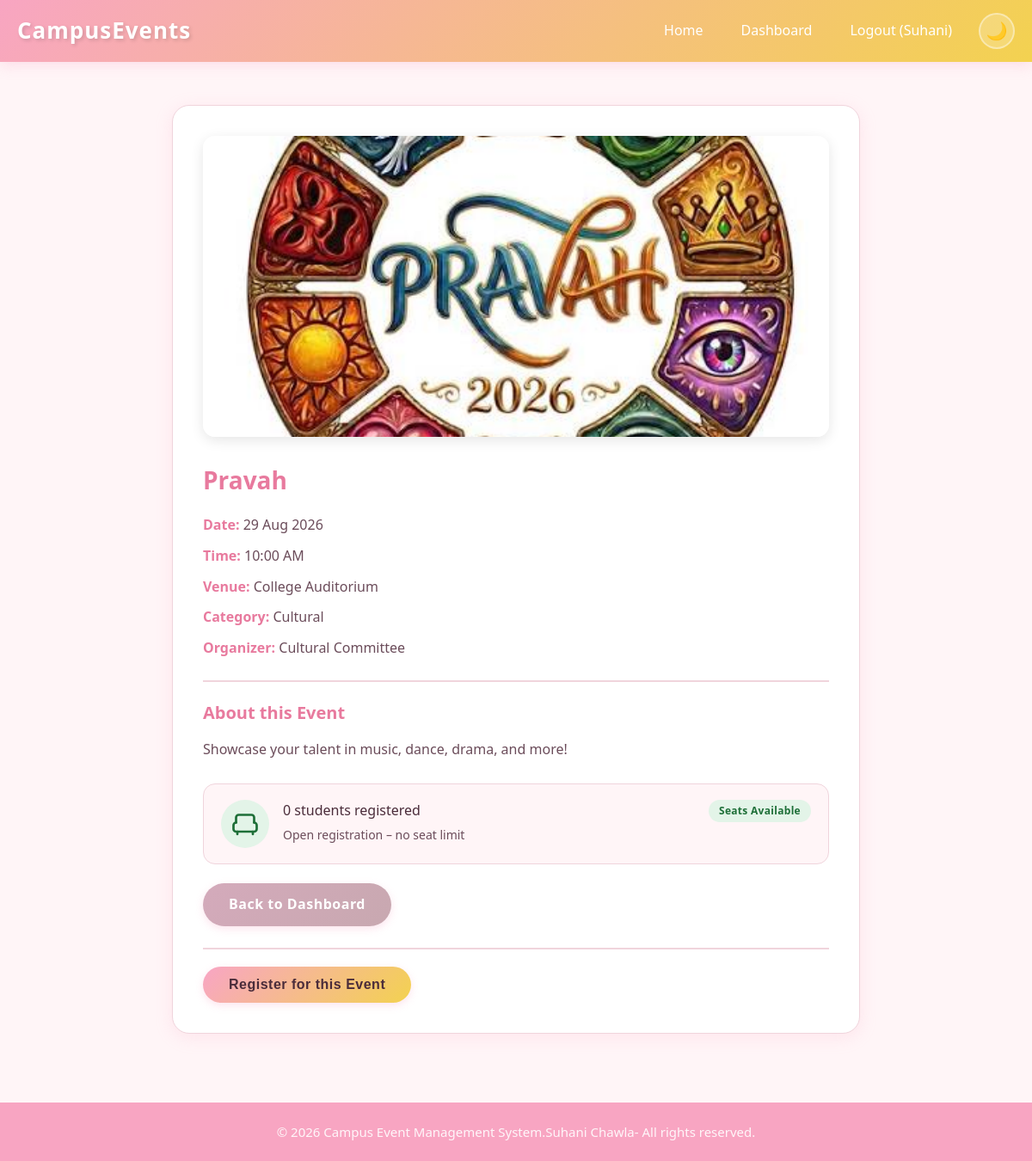
/dashboard.php?view=2 (signed in), run on the app's committed database.
### tables this page shows
CREATE TABLE `events` (
  `id` int(11) NOT NULL,
  `title` varchar(200) NOT NULL,
  `description` text DEFAULT NULL,
  `event_date` date NOT NULL,
  `event_time` time DEFAULT NULL,
  `venue` varchar(200) DEFAULT NULL,
  `category` varchar(100) DEFAULT NULL,
  `organizer` varchar(100) DEFAULT NULL,
  `image` varchar(255) DEFAULT NULL,
  `created_at` timestamp NOT NULL DEFAULT current_timestamp()
);

### includes/event_helpers.php (called while the page is built, shortened)
<?php
function seat_data($registered_count, $capacity) {
    $registered_count = max(0, (int) $registered_count);
    $capacity         = (int) $capacity;
    if ($capacity <= 0) {
        return array(
            'unlimited'  => true,
            'registered' => $registered_count,
            'capacity'   => 0,
            'available'  => null,
            'percent'    => 0,
            'label'      => 'Seats Available',
            'class'      => 'status-available'
        );
    }
    $available = max(0, $capacity - $registered_count);
    $percent   = min(100, (int) round(($registered_count / $capacity) * 100));
    return array(
        'unlimited'  => false,
        'registered' => $registered_count,
        'capacity'   => $capacity,
        'available'  => $available,
        'percent'    => $percent,
        'label'      => $label,
        'class'      => $class
    );
}

### dashboard.php (the view, shortened to what this page needs)
<?php
include 'includes/config.php';
$user_id = $_SESSION['user_id'];
if (isset($_GET['view'])) {
    $event_id = (int) $_GET['view'];
    $event = null;
    $stmt = mysqli_prepare($conn, "SELECT e.*, COUNT(r.id) AS registered_count FROM events e LEFT JOIN registrations r ON r.event_id = e.id WHERE e.id = ? GROUP BY e.id");
    if ($stmt) {
        mysqli_stmt_bind_param($stmt, "i", $event_id);
        if (mysqli_stmt_execute($stmt)) {
            $res = mysqli_stmt_get_result($stmt);
            $event = $res ? mysqli_fetch_assoc($res) : null;
        }
    }
    include_once 'includes/event_helpers.php';
    $already_registered = false;
    $check = mysqli_prepare($conn, "SELECT id FROM registrations WHERE user_id = ? AND event_id = ?");
    if ($check) {
        mysqli_stmt_bind_param($check, "ii", $user_id, $event_id);
        mysqli_stmt_execute($check);
        mysqli_stmt_store_result($check);
        $already_registered = mysqli_stmt_num_rows($check) > 0;
    }
    $seats   = seat_data(isset($event['registered_count']) ? $event['registered_count'] : 0, isset($event['capacity']) ? $event['capacity'] : 0);
    $is_full = !$seats['unlimited'] && $seats['available'] === 0;
    $img = $event['image'] ? "uploads/" . $event['image'] : "";
    include 'includes/header.php';
    $reg_section = "";
    if ($already_registered) {
        $reg_section .= '<div class="alert alert-info">You are already registered for this event.</div>';
    } elseif ($is_full) {
        $reg_section .= '<button type="button" class="btn btn-primary btn-disabled" disabled>Event Full</button>';
    } else {
        $reg_section = '<form method="POST"><button type="submit" name="register_event" class="btn btn-primary">Register for this Event</button></form>' . $reg_section;
    }
    if ($seats['unlimited']) {
        $seat_component = '<div class="seat-info status-available">'
            . '<div class="seat-icon" aria-hidden="true"><svg xmlns="http://www.w3.org/2000/svg" viewBox="0 0 24 24" fill="none" stroke="currentColor" stroke-width="1.8" stroke-linecap="round" stroke-linejoin="round" width="36" height="36"><path d="M5 11V7a2 2 0 0 1 2-2h10a2 2 0 0 1 2 2v4"/><path d="M5 11a2 2 0 0 0-2 2v3a2 2 0 0 0 2 2h14a2 2 0 0 0 2-2v-3a2 2 0 0 0-2-2"/><path d="M6 18v2"/><path d="M18 18v2"/></svg></div>'
            . '<div class="seat-details">'
            . '<div class="seat-headline"><p class="seat-filled">' . $seats['registered'] . ' students registered</p>'
            . '<span class="status-badge ' . $seats['class'] . '">' . $seats['label'] . '</span></div>'
            . '<p class="seat-remaining">Open registration &ndash; no seat limit</p>'
            . '</div></div>';
    }
    ?>
    <div class="event-detail">
        <?php if ($img): ?><img src="<?= $img ?>" alt="<?= $event['title'] ?>" class="event-detail-img"><?php endif; ?>
        <h1><?= $event['title'] ?></h1>
        <div class="event-info">
            <p><strong>Date:</strong> <?= date("d M Y", strtotime($event['event_date'])) ?></p>
            <p><strong>Time:</strong> <?= date("h:i A", strtotime($event['event_time'])) ?></p>
            <p><strong>Venue:</strong> <?= $event['venue'] ?></p>
            <p><strong>Category:</strong> <?= $event['category'] ?></p>
            <p><strong>Organizer:</strong> <?= $event['organizer'] ?></p>
        </div>
        <div class="event-description">
            <h3>About this Event</h3>
            <p><?= nl2br($event['description']) ?></p>
        </div>
        <?= $seat_component ?>
        <p><a href="dashboard.php" class="btn btn-secondary">Back to Dashboard</a></p>
        <div class="event-register-section"><?= $reg_section ?></div>
    </div>
    <?php include 'includes/footer.php';
    exit();
}
include 'includes/header.php';
include_once 'includes/event_helpers.php';
?>
<?php include 'includes/footer.php'; ?>

### assets/css/style.css (style rules this page uses)
:root { --bg-primary: #fff5f7; --bg-secondary: #fff; --bg-card: #fff; --bg-navbar: linear-gradient(135deg, #f8a5c2, #f3d250); --bg-hero: linear-gradient(135deg, #f8a5c2, #f3d250); --bg-footer: #f8a5c2; --text-primary: #4a2c3a; --text-secondary: #6b4c5a; --text-light: #fff; --hero-text-color: #4a2c3a; --border-color: #f0d4dc; --shadow: 0 4px 20px rgba(248, 165, 194, 0.2); --shadow-hover: 0 8px 30px rgba(248, 165, 194, 0.3); --accent-pink: #f8a5c5; --accent-yellow: #f3d250; --accent-pink-dark: #e87a9e; --accent-yellow-dark: #e0c040; --input-bg: #fff; --table-hover: #fef0f4; --table-border: #f0d4dc; --alert-success-bg: #e8f8e8; --alert-success-text: #2d6a2d; --alert-error-bg: #fde8e8; --alert-error-text: #8a2d2d; --alert-info-bg: #e8f0fe; --alert-info-text: #2d5a8a; }
* { margin: 0; padding: 0; box-sizing: border-box; }
body { font-family: 'Segoe UI', Tahoma, Geneva, Verdana, sans-serif; background-color: var(--bg-primary); color: var(--text-primary); line-height: 1.6; transition: background-color 0.4s ease, color 0.4s ease; }
a { text-decoration: none; color: var(--accent-pink-dark); }
.btn { display: inline-block; padding: 12px 30px; border-radius: 50px; font-size: 16px; cursor: pointer; border: none; transition: all 0.3s ease; font-weight: 600; letter-spacing: 0.5px; box-shadow: 0 3px 10px rgba(248, 165, 194, 0.3); }
.btn-primary { background: linear-gradient(135deg, var(--accent-pink), var(--accent-yellow)); color: #4a2c3a; }
.btn-secondary { background: linear-gradient(135deg, #d4aabb, #c8a8b0); color: #fff; }
.event-detail { max-width: 800px; margin: 30px auto; background: var(--bg-card); padding: 35px; border-radius: 20px; box-shadow: var(--shadow); border: 1px solid var(--border-color); transition: background 0.3s ease, box-shadow 0.3s ease; }
.event-detail-img { width: 100%; max-height: 350px; object-fit: cover; border-radius: 14px; margin-bottom: 20px; box-shadow: 0 4px 15px rgba(0,0,0,0.1); }
.event-detail h1 { color: var(--accent-pink-dark); margin-bottom: 18px; font-size: 28px; }
.event-info p { margin-bottom: 10px; font-size: 16px; color: var(--text-secondary); }
.event-info strong { color: var(--accent-pink-dark); }
.event-description { margin: 25px 0; padding-top: 20px; border-top: 2px solid var(--border-color); }
.event-description h3 { margin-bottom: 12px; color: var(--accent-pink-dark); font-size: 20px; }
.event-description p { color: var(--text-secondary); line-height: 1.8; }
.event-register-section { margin-top: 25px; padding-top: 20px; border-top: 2px solid var(--border-color); }
.status-badge { display: inline-block; padding: 3px 12px; border-radius: 50px; font-size: 12px; font-weight: 700; letter-spacing: 0.3px; white-space: nowrap; transition: background-color 0.3s ease, color 0.3s ease; }
.status-available { background: #e3f4e8; color: #1e6f38; }
.seat-info { --cap-track: #f6e3ec; display: flex; align-items: flex-start; gap: 16px; background: var(--bg-primary); border: 1px solid var(--border-color); border-radius: 14px; padding: 18px 20px; margin: 22px 0; }
.seat-icon { flex-shrink: 0; width: 56px; height: 56px; display: flex; align-items: center; justify-content: center; border-radius: 50%; transition: color 0.3s ease; }
.status-available .seat-icon { color: #1e6f38; background: #e3f4e8; }
.seat-details { flex: 1; min-width: 0; }
.seat-headline { display: flex; align-items: center; justify-content: space-between; gap: 10px; flex-wrap: wrap; }
.seat-filled { font-size: 16px; color: var(--text-primary); margin: 0; }
.seat-remaining { font-size: 14px; color: var(--text-secondary); margin-top: 4px; }

### data on the page
events: image (picture), title "Pravah", event_date "29 Aug 2026", event_time "10:00 AM", venue "College Auditorium", category "Cultural", organizer "Cultural Committee", description "Showcase your talent in music, dance, drama, and more!"

### other printed values
$_SESSION['user_name'] "Suhani"
$seats['registered'] "0"
$seats['label'] "Seats Available"
